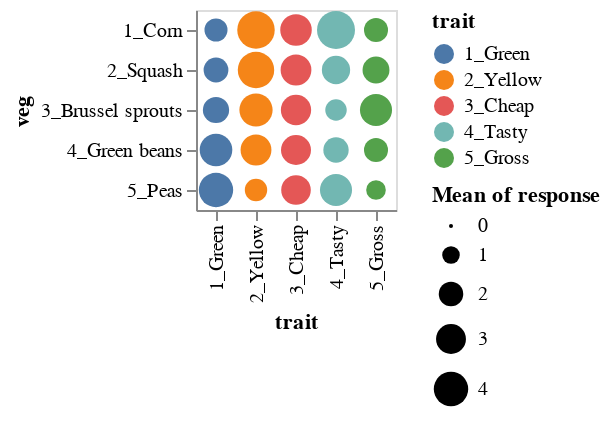

The code cell stored with this chart in its notebook:
### Markdown cell above
## Circle area encoding

Let's start generating other alternative visual encodings for the data that will be better suited for particular comparisons we're trying to make easy for the audience.

- **Note that now we're specifying the variable types**, in this case so Altair will give us a categorical (nominal) color scheme instead of ordinal.
- **It's a good idea to always specify the data types!**

[Encoding data types documentation](https://altair-viz.github.io/user_guide/encoding.html#encoding-data-types)

|Data Type|Shorthand Code|Description
|---|---|---
|quantitative|Q|a continuous real-valued quantity
|ordinal|O|a discrete ordered quantity
|nominal|N|a discrete unordered category
|temporal|T|a time or date value
|geojson|G|a geographic shape

**Try switching the color variable (encoding data) type from "nominal" to "ordinal" and see what changes.**

- The color makes us see this in columns, because we group items with similar visual properties
- that starts telling the story of how the traits vary across the vegetables 
- but we're not great at quantitatively comparing areas
- note that these patterns wouldn't be clear without this particular sorting

### Code cell
alt.Chart(df).mark_circle().encode(
    x = 'trait:N',
    y = 'veg:N',
    color = 'trait:N',
    size = 'mean(response):Q'
)

### Figure 1 — Vega-Lite specification as saved in the notebook (floating-point values rounded to 4 significant figures; data arrays with more than 128 entries replaced by an {"elided": "..."} marker saying what was removed)
{"config": {"view": {"continuousWidth": 300, "continuousHeight": 300}}, "data": {"name": "data-07f93f6fab5f4d4715a804d075ffd351"}, "mark": {"type": "circle"}, "encoding": {"color": {"field": "trait", "type": "nominal"}, "size": {"aggregate": "mean", "field": "response", "type": "quantitative"}, "x": {"field": "trait", "type": "nominal"}, "y": {"field": "veg", "type": "nominal"}}, "$schema": "https://vega.github.io/schema/vega-lite/v5.8.0.json", "datasets": {"data-07f93f6fab5f4d4715a804d075ffd351": {"elided": "1250 records"}}}
